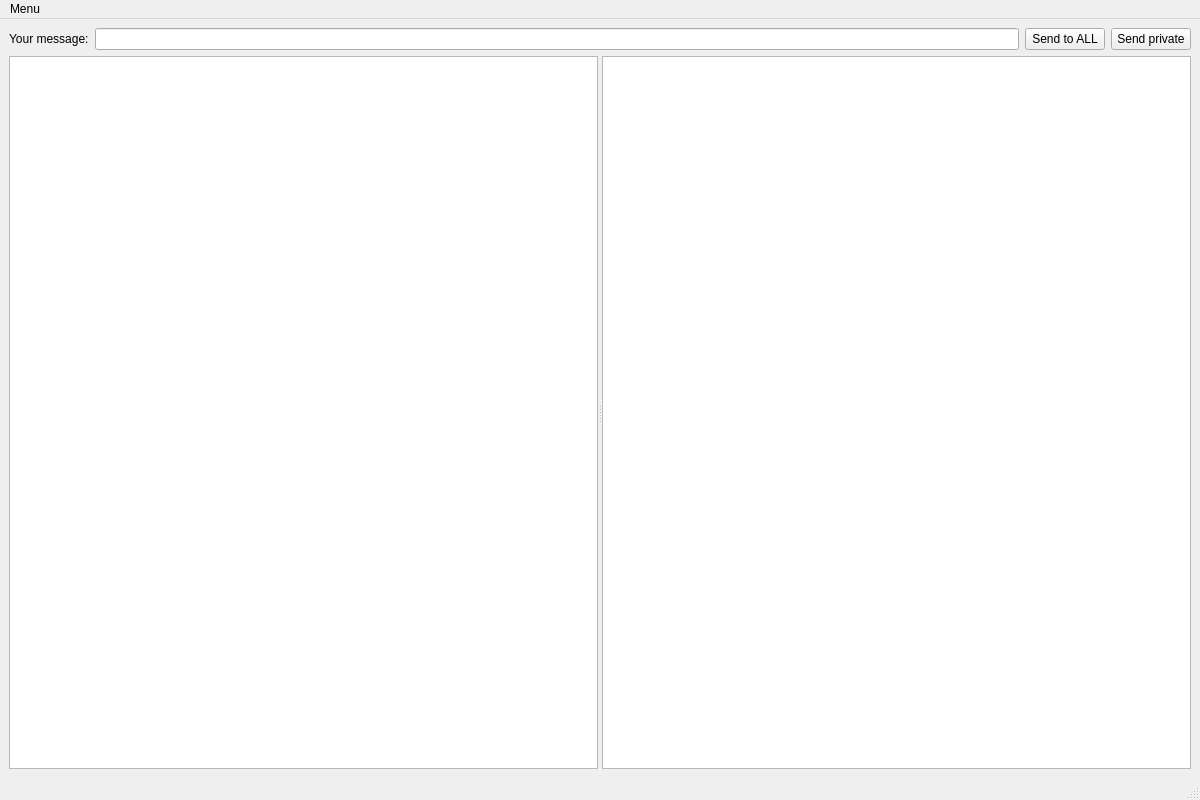
<?xml version="1.0" encoding="UTF-8"?>
<ui version="4.0">
 <class>MainWindow</class>
 <widget class="QMainWindow" name="MainWindow">
  <property name="geometry">
   <rect>
    <x>0</x>
    <y>0</y>
    <width>1200</width>
    <height>800</height>
   </rect>
  </property>
  <property name="sizePolicy">
   <sizepolicy hsizetype="Preferred" vsizetype="Preferred">
    <horstretch>0</horstretch>
    <verstretch>0</verstretch>
   </sizepolicy>
  </property>
  <property name="minimumSize">
   <size>
    <width>1200</width>
    <height>800</height>
   </size>
  </property>
  <property name="maximumSize">
   <size>
    <width>3840</width>
    <height>2160</height>
   </size>
  </property>
  <property name="windowTitle">
   <string>MainWindow</string>
  </property>
  <widget class="QWidget" name="centralwidget">
   <layout class="QVBoxLayout" name="verticalLayout">
    <item>
     <layout class="QHBoxLayout" name="horizontalLayout">
      <item>
       <widget class="QLabel" name="label">
        <property name="text">
         <string>Your message:</string>
        </property>
       </widget>
      </item>
      <item>
       <widget class="QLineEdit" name="messageEdit"/>
      </item>
      <item>
       <widget class="QPushButton" name="sendmsg_button">
        <property name="text">
         <string>Send to ALL</string>
        </property>
       </widget>
      </item>
      <item>
       <widget class="QPushButton" name="privatemsg_button">
        <property name="text">
         <string>Send private</string>
        </property>
       </widget>
      </item>
     </layout>
    </item>
    <item>
     <widget class="QSplitter" name="splitter">
      <property name="orientation">
       <enum>Qt::Horizontal</enum>
      </property>
      <widget class="QTextBrowser" name="CommonBrowser"/>
      <widget class="QTextBrowser" name="PrivateBrowser"/>
     </widget>
    </item>
   </layout>
  </widget>
  <widget class="QMenuBar" name="menubar">
   <property name="geometry">
    <rect>
     <x>0</x>
     <y>0</y>
     <width>1200</width>
     <height>22</height>
    </rect>
   </property>
   <widget class="QMenu" name="menuMenu">
    <property name="title">
     <string>Menu</string>
    </property>
    <addaction name="actionAdmin_menu"/>
    <addaction name="separator"/>
    <addaction name="actionOpen_another_Client"/>
    <addaction name="separator"/>
    <addaction name="actionClose_this_Client"/>
   </widget>
   <addaction name="menuMenu"/>
  </widget>
  <widget class="QStatusBar" name="statusbar"/>
  <action name="actionOpen_another_Client">
   <property name="text">
    <string>Open another Client</string>
   </property>
  </action>
  <action name="actionClose_this_Client">
   <property name="text">
    <string>Close this Client</string>
   </property>
  </action>
  <action name="actionAdmin_menu">
   <property name="text">
    <string>Admin Menu</string>
   </property>
   <property name="visible">
    <bool>true</bool>
   </property>
  </action>
 </widget>
 <resources/>
 <connections/>
</ui>
